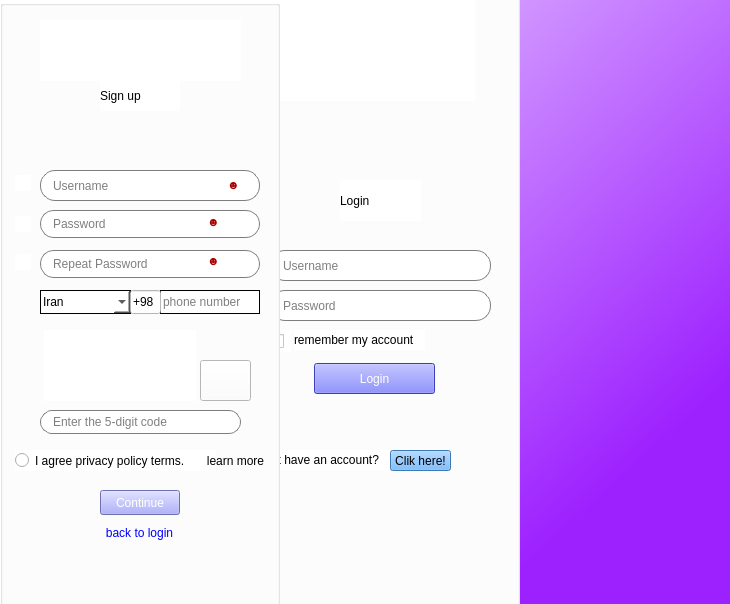
<?xml version="1.0" encoding="UTF-8"?>
<ui version="4.0">
 <class>login</class>
 <widget class="QMainWindow" name="login">
  <property name="geometry">
   <rect>
    <x>0</x>
    <y>0</y>
    <width>730</width>
    <height>604</height>
   </rect>
  </property>
  <property name="windowTitle">
   <string>MainWindow</string>
  </property>
  <property name="styleSheet">
   <string notr="true"/>
  </property>
  <widget class="QWidget" name="centralwidget">
   <widget class="QGraphicsView" name="graphicsView">
    <property name="geometry">
     <rect>
      <x>-20</x>
      <y>-30</y>
      <width>761</width>
      <height>691</height>
     </rect>
    </property>
    <property name="styleSheet">
     <string notr="true">background-color: qlineargradient(spread:reflect, x1:1, y1:1, x2:0, y2:0, stop:0.211538 rgba(157, 33, 255, 255), stop:1 rgba(255, 255, 255, 255));</string>
    </property>
    <property name="frameShape">
     <enum>QFrame::NoFrame</enum>
    </property>
    <property name="frameShadow">
     <enum>QFrame::Plain</enum>
    </property>
   </widget>
   <widget class="QGroupBox" name="groupBox_2">
    <property name="geometry">
     <rect>
      <x>0</x>
      <y>0</y>
      <width>280</width>
      <height>611</height>
     </rect>
    </property>
    <property name="styleSheet">
     <string notr="true">background-color: rgb(255, 255, 255);</string>
    </property>
    <property name="title">
     <string/>
    </property>
    <widget class="QLabel" name="label_3">
     <property name="geometry">
      <rect>
       <x>100</x>
       <y>80</y>
       <width>80</width>
       <height>31</height>
      </rect>
     </property>
     <property name="styleSheet">
      <string notr="true">font: 75 14pt &quot;MS Shell Dlg 2&quot;;
color: rgb(0, 0, 0);</string>
     </property>
     <property name="text">
      <string>Sign up</string>
     </property>
    </widget>
    <widget class="QLineEdit" name="lineEdit_3">
     <property name="geometry">
      <rect>
       <x>40</x>
       <y>170</y>
       <width>220</width>
       <height>31</height>
      </rect>
     </property>
     <property name="toolTip">
      <string>&lt;html&gt;&lt;head/&gt;&lt;body&gt;&lt;p&gt;username must not contain special symbol&lt;/p&gt;&lt;/body&gt;&lt;/html&gt;</string>
     </property>
     <property name="styleSheet">
      <string notr="true">color: rgb(0, 0, 0);
border-radius:15px;
border: 1px solid #7e7e7e;
padding-left:10px;</string>
     </property>
     <property name="text">
      <string/>
     </property>
     <property name="maxLength">
      <number>15</number>
     </property>
     <property name="placeholderText">
      <string>Username</string>
     </property>
    </widget>
    <widget class="QLabel" name="label_4">
     <property name="geometry">
      <rect>
       <x>44</x>
       <y>330</y>
       <width>152</width>
       <height>71</height>
      </rect>
     </property>
     <property name="styleSheet">
      <string notr="true">font: 15pt &quot;MS Shell Dlg 2&quot;;</string>
     </property>
     <property name="frameShape">
      <enum>QFrame::Box</enum>
     </property>
     <property name="frameShadow">
      <enum>QFrame::Sunken</enum>
     </property>
     <property name="lineWidth">
      <number>0</number>
     </property>
     <property name="midLineWidth">
      <number>0</number>
     </property>
     <property name="text">
      <string/>
     </property>
     <property name="indent">
      <number>-1</number>
     </property>
    </widget>
    <widget class="QLineEdit" name="lineEdit_5">
     <property name="geometry">
      <rect>
       <x>40</x>
       <y>410</y>
       <width>201</width>
       <height>24</height>
      </rect>
     </property>
     <property name="styleSheet">
      <string notr="true">color: rgb(0, 0, 0);
font: 9pt &quot;MS Shell Dlg 2&quot;;
color: rgb(0, 0, 0);
border-radius:12px;
border: 1px solid #7e7e7e;
padding-left:10px;</string>
     </property>
     <property name="maxLength">
      <number>5</number>
     </property>
     <property name="placeholderText">
      <string>Enter the 5-digit code</string>
     </property>
    </widget>
    <widget class="QPushButton" name="pushButton_4">
     <property name="geometry">
      <rect>
       <x>100</x>
       <y>490</y>
       <width>80</width>
       <height>25</height>
      </rect>
     </property>
     <property name="styleSheet">
      <string notr="true">background-color: rgb(152, 155, 247);
color: rgb(255, 255, 255);
font: 75 8pt &quot;MS Shell Dlg 2&quot;;
font: 9pt &quot;MS Shell Dlg 2&quot;;</string>
     </property>
     <property name="text">
      <string>Continue</string>
     </property>
    </widget>
    <widget class="QLineEdit" name="lineEdit_6">
     <property name="geometry">
      <rect>
       <x>160</x>
       <y>290</y>
       <width>100</width>
       <height>24</height>
      </rect>
     </property>
     <property name="styleSheet">
      <string notr="true">color: rgb(0, 0, 0);
border: 1px solid #000000;</string>
     </property>
     <property name="text">
      <string/>
     </property>
     <property name="maxLength">
      <number>10</number>
     </property>
     <property name="placeholderText">
      <string>phone number</string>
     </property>
    </widget>
    <widget class="QComboBox" name="comboBox">
     <property name="geometry">
      <rect>
       <x>40</x>
       <y>290</y>
       <width>91</width>
       <height>24</height>
      </rect>
     </property>
     <property name="cursor">
      <cursorShape>PointingHandCursor</cursorShape>
     </property>
     <property name="styleSheet">
      <string notr="true">border: 1px solid #000000;</string>
     </property>
     <property name="editable">
      <bool>true</bool>
     </property>
     <property name="maxCount">
      <number>11</number>
     </property>
     <item>
      <property name="text">
       <string comment="+98" extracomment="+98">Iran </string>
      </property>
     </item>
     <item>
      <property name="text">
       <string>China</string>
      </property>
     </item>
     <item>
      <property name="text">
       <string>USA</string>
      </property>
     </item>
     <item>
      <property name="text">
       <string>Canada</string>
      </property>
     </item>
     <item>
      <property name="text">
       <string>Egypt</string>
      </property>
     </item>
     <item>
      <property name="text">
       <string>Germany</string>
      </property>
     </item>
     <item>
      <property name="text">
       <string>India</string>
      </property>
     </item>
     <item>
      <property name="text">
       <string>Iraq</string>
      </property>
     </item>
     <item>
      <property name="text">
       <string>Japen</string>
      </property>
     </item>
     <item>
      <property name="text">
       <string>spain</string>
      </property>
     </item>
     <item>
      <property name="text">
       <string>Turkey</string>
      </property>
     </item>
    </widget>
    <widget class="QLabel" name="label_5">
     <property name="geometry">
      <rect>
       <x>15</x>
       <y>175</y>
       <width>16</width>
       <height>16</height>
      </rect>
     </property>
     <property name="styleSheet">
      <string notr="true">image: url(:/new/prefix1/OIP.jpg);</string>
     </property>
     <property name="text">
      <string/>
     </property>
    </widget>
    <widget class="QLineEdit" name="lineEdit_7">
     <property name="geometry">
      <rect>
       <x>130</x>
       <y>290</y>
       <width>31</width>
       <height>24</height>
      </rect>
     </property>
     <property name="styleSheet">
      <string notr="true">color: rgb(0, 0, 0);</string>
     </property>
     <property name="text">
      <string>+98</string>
     </property>
     <property name="maxLength">
      <number>5</number>
     </property>
    </widget>
    <widget class="QPushButton" name="pushButton_6">
     <property name="geometry">
      <rect>
       <x>200</x>
       <y>360</y>
       <width>51</width>
       <height>41</height>
      </rect>
     </property>
     <property name="styleSheet">
      <string notr="true">image: url(:/new/prefix1/re.png);
</string>
     </property>
     <property name="text">
      <string/>
     </property>
    </widget>
    <widget class="QLabel" name="label_10">
     <property name="geometry">
      <rect>
       <x>40</x>
       <y>20</y>
       <width>201</width>
       <height>61</height>
      </rect>
     </property>
     <property name="styleSheet">
      <string notr="true">image: url(:/new/prefix1/logo2.png);
color: rgb(255, 255, 255);
background-color: rgb(255, 255, 255);</string>
     </property>
     <property name="text">
      <string/>
     </property>
    </widget>
    <widget class="QLineEdit" name="lineEdit_8">
     <property name="geometry">
      <rect>
       <x>40</x>
       <y>210</y>
       <width>220</width>
       <height>28</height>
      </rect>
     </property>
     <property name="toolTip">
      <string>&lt;html&gt;&lt;head/&gt;&lt;body&gt;&lt;p&gt;username must contain special symbol&lt;/p&gt;&lt;/body&gt;&lt;/html&gt;</string>
     </property>
     <property name="styleSheet">
      <string notr="true">font: 8pt &quot;MS Shell Dlg 2&quot;;
color: rgb(0, 0, 0);
border-radius:14px;
border: 1px solid #7e7e7e;
padding-left:10px;</string>
     </property>
     <property name="maxLength">
      <number>14</number>
     </property>
     <property name="echoMode">
      <enum>QLineEdit::Password</enum>
     </property>
     <property name="placeholderText">
      <string>Password</string>
     </property>
    </widget>
    <widget class="QLabel" name="label_11">
     <property name="geometry">
      <rect>
       <x>15</x>
       <y>216</y>
       <width>16</width>
       <height>16</height>
      </rect>
     </property>
     <property name="styleSheet">
      <string notr="true">image: url(:/new/prefix1/lock.png);</string>
     </property>
     <property name="text">
      <string/>
     </property>
    </widget>
    <widget class="QPushButton" name="pushButton_7">
     <property name="geometry">
      <rect>
       <x>232</x>
       <y>216</y>
       <width>21</width>
       <height>16</height>
      </rect>
     </property>
     <property name="styleSheet">
      <string notr="true">image: url(:/new/prefix1/eye2.jpg);
border:none;</string>
     </property>
     <property name="text">
      <string/>
     </property>
    </widget>
    <widget class="QLineEdit" name="lineEdit_9">
     <property name="geometry">
      <rect>
       <x>40</x>
       <y>250</y>
       <width>220</width>
       <height>28</height>
      </rect>
     </property>
     <property name="toolTip">
      <string>&lt;html&gt;&lt;head/&gt;&lt;body&gt;&lt;p&gt;username must contain special symbol&lt;/p&gt;&lt;/body&gt;&lt;/html&gt;</string>
     </property>
     <property name="styleSheet">
      <string notr="true">font: 8pt &quot;MS Shell Dlg 2&quot;;
color: rgb(0, 0, 0);
border-radius:14px;
border: 1px solid #7e7e7e;
padding-left:10px;</string>
     </property>
     <property name="maxLength">
      <number>14</number>
     </property>
     <property name="echoMode">
      <enum>QLineEdit::Password</enum>
     </property>
     <property name="placeholderText">
      <string>Repeat Password</string>
     </property>
    </widget>
    <widget class="QLabel" name="label_12">
     <property name="geometry">
      <rect>
       <x>15</x>
       <y>254</y>
       <width>16</width>
       <height>16</height>
      </rect>
     </property>
     <property name="styleSheet">
      <string notr="true">image: url(:/new/prefix1/lock.png);</string>
     </property>
     <property name="text">
      <string/>
     </property>
    </widget>
    <widget class="QPushButton" name="pushButton_8">
     <property name="geometry">
      <rect>
       <x>232</x>
       <y>255</y>
       <width>21</width>
       <height>16</height>
      </rect>
     </property>
     <property name="styleSheet">
      <string notr="true">image: url(:/new/prefix1/eye2.jpg);
border:none;</string>
     </property>
     <property name="text">
      <string/>
     </property>
    </widget>
    <widget class="QPushButton" name="backlogin">
     <property name="geometry">
      <rect>
       <x>94</x>
       <y>520</y>
       <width>91</width>
       <height>25</height>
      </rect>
     </property>
     <property name="styleSheet">
      <string notr="true">color: rgb(0, 0, 255);
font: 75 9pt &quot;MS Shell Dlg 2&quot;;</string>
     </property>
     <property name="text">
      <string>back to login</string>
     </property>
     <property name="autoDefault">
      <bool>true</bool>
     </property>
     <property name="flat">
      <bool>true</bool>
     </property>
    </widget>
    <widget class="QRadioButton" name="radioButton">
     <property name="geometry">
      <rect>
       <x>15</x>
       <y>450</y>
       <width>201</width>
       <height>21</height>
      </rect>
     </property>
     <property name="text">
      <string>I agree privacy policy terms.</string>
     </property>
    </widget>
    <widget class="QPushButton" name="pushButton_9">
     <property name="geometry">
      <rect>
       <x>200</x>
       <y>447</y>
       <width>71</width>
       <height>28</height>
      </rect>
     </property>
     <property name="cursor">
      <cursorShape>PointingHandCursor</cursorShape>
     </property>
     <property name="styleSheet">
      <string notr="true">font: 8pt &quot;MS Shell Dlg 2&quot;;
</string>
     </property>
     <property name="text">
      <string>learn more</string>
     </property>
     <property name="autoDefault">
      <bool>false</bool>
     </property>
     <property name="default">
      <bool>false</bool>
     </property>
     <property name="flat">
      <bool>true</bool>
     </property>
    </widget>
    <widget class="QLabel" name="label_14">
     <property name="geometry">
      <rect>
       <x>207</x>
       <y>212</y>
       <width>21</width>
       <height>20</height>
      </rect>
     </property>
     <property name="styleSheet">
      <string notr="true">color: rgb(170, 0, 0);
font: 14pt &quot;MS Shell Dlg 2&quot;;</string>
     </property>
     <property name="text">
      <string>☻</string>
     </property>
    </widget>
    <widget class="QLabel" name="label_15">
     <property name="geometry">
      <rect>
       <x>207</x>
       <y>251</y>
       <width>22</width>
       <height>20</height>
      </rect>
     </property>
     <property name="styleSheet">
      <string notr="true">color: rgb(170, 0, 0);
font: 14pt &quot;MS Shell Dlg 2&quot;;</string>
     </property>
     <property name="text">
      <string>☻</string>
     </property>
    </widget>
    <widget class="QLabel" name="label_13">
     <property name="geometry">
      <rect>
       <x>227</x>
       <y>174</y>
       <width>21</width>
       <height>21</height>
      </rect>
     </property>
     <property name="styleSheet">
      <string notr="true">font: 13pt &quot;MS Shell Dlg 2&quot;;
color: rgb(170, 0, 0);
font: 13pt &quot;MS Shell Dlg 2&quot;;
</string>
     </property>
     <property name="text">
      <string>☻</string>
     </property>
    </widget>
    <zorder>lineEdit_8</zorder>
    <zorder>label_3</zorder>
    <zorder>lineEdit_3</zorder>
    <zorder>label_4</zorder>
    <zorder>lineEdit_5</zorder>
    <zorder>pushButton_4</zorder>
    <zorder>lineEdit_6</zorder>
    <zorder>comboBox</zorder>
    <zorder>label_5</zorder>
    <zorder>lineEdit_7</zorder>
    <zorder>pushButton_6</zorder>
    <zorder>label_10</zorder>
    <zorder>label_11</zorder>
    <zorder>pushButton_7</zorder>
    <zorder>lineEdit_9</zorder>
    <zorder>label_12</zorder>
    <zorder>pushButton_8</zorder>
    <zorder>backlogin</zorder>
    <zorder>radioButton</zorder>
    <zorder>pushButton_9</zorder>
    <zorder>label_14</zorder>
    <zorder>label_15</zorder>
    <zorder>label_13</zorder>
   </widget>
   <widget class="QGroupBox" name="groupBox">
    <property name="geometry">
     <rect>
      <x>240</x>
      <y>-20</y>
      <width>280</width>
      <height>661</height>
     </rect>
    </property>
    <property name="styleSheet">
     <string notr="true">background-color: rgb(255, 255, 255);
</string>
    </property>
    <property name="title">
     <string/>
    </property>
    <widget class="QLabel" name="label">
     <property name="geometry">
      <rect>
       <x>100</x>
       <y>200</y>
       <width>81</width>
       <height>41</height>
      </rect>
     </property>
     <property name="styleSheet">
      <string notr="true">font: 75 16pt &quot;MS Shell Dlg 2&quot;;
color: rgb(0, 0, 0);</string>
     </property>
     <property name="frameShape">
      <enum>QFrame::NoFrame</enum>
     </property>
     <property name="text">
      <string>Login</string>
     </property>
    </widget>
    <widget class="QLineEdit" name="lineEdit">
     <property name="geometry">
      <rect>
       <x>30</x>
       <y>270</y>
       <width>221</width>
       <height>31</height>
      </rect>
     </property>
     <property name="toolTip">
      <string/>
     </property>
     <property name="styleSheet">
      <string notr="true">color: rgb(0, 0, 0);
border-radius:15px;
border: 1px solid #7e7e7e;
padding-left:10px;</string>
     </property>
     <property name="text">
      <string/>
     </property>
     <property name="maxLength">
      <number>15</number>
     </property>
     <property name="placeholderText">
      <string>Username</string>
     </property>
    </widget>
    <widget class="QLineEdit" name="lineEdit_2">
     <property name="geometry">
      <rect>
       <x>30</x>
       <y>310</y>
       <width>221</width>
       <height>31</height>
      </rect>
     </property>
     <property name="styleSheet">
      <string notr="true">color: rgb(0, 0, 0);
border-radius:15px;
border: 1px solid #7e7e7e;;
padding-left:10px;
</string>
     </property>
     <property name="text">
      <string/>
     </property>
     <property name="maxLength">
      <number>7</number>
     </property>
     <property name="echoMode">
      <enum>QLineEdit::Password</enum>
     </property>
     <property name="placeholderText">
      <string>Password</string>
     </property>
    </widget>
    <widget class="QPushButton" name="pushButton_2">
     <property name="geometry">
      <rect>
       <x>74</x>
       <y>383</y>
       <width>121</width>
       <height>31</height>
      </rect>
     </property>
     <property name="styleSheet">
      <string notr="true">
font: 75 10pt &quot;MS Shell Dlg 2&quot;;
color: rgb(255, 255, 255);
background-color: rgb(85, 88, 255);
</string>
     </property>
     <property name="text">
      <string>Login</string>
     </property>
    </widget>
    <widget class="QLabel" name="label_2">
     <property name="geometry">
      <rect>
       <x>10</x>
       <y>470</y>
       <width>141</width>
       <height>20</height>
      </rect>
     </property>
     <property name="styleSheet">
      <string notr="true">
color: rgb(0, 0, 0);
font: 7pt &quot;MS Shell Dlg 2&quot;;</string>
     </property>
     <property name="text">
      <string> Don't have an account?</string>
     </property>
    </widget>
    <widget class="QPushButton" name="pushButton_3">
     <property name="geometry">
      <rect>
       <x>150</x>
       <y>470</y>
       <width>61</width>
       <height>21</height>
      </rect>
     </property>
     <property name="styleSheet">
      <string notr="true">color: rgb(0, 0, 0);
background-color: rgb(85, 170, 255);
font: 8pt &quot;MS Shell Dlg 2&quot;;</string>
     </property>
     <property name="text">
      <string>Clik here!</string>
     </property>
    </widget>
    <widget class="QLabel" name="label_8">
     <property name="geometry">
      <rect>
       <x>10</x>
       <y>277</y>
       <width>16</width>
       <height>16</height>
      </rect>
     </property>
     <property name="styleSheet">
      <string notr="true">image: url(:/new/prefix1/OIP.jpg);</string>
     </property>
     <property name="text">
      <string/>
     </property>
    </widget>
    <widget class="QLabel" name="label_9">
     <property name="geometry">
      <rect>
       <x>10</x>
       <y>317</y>
       <width>16</width>
       <height>16</height>
      </rect>
     </property>
     <property name="styleSheet">
      <string notr="true">image: url(:/new/prefix1/lock.png);</string>
     </property>
     <property name="text">
      <string/>
     </property>
    </widget>
    <widget class="QPushButton" name="pushButton">
     <property name="geometry">
      <rect>
       <x>223</x>
       <y>316</y>
       <width>20</width>
       <height>20</height>
      </rect>
     </property>
     <property name="styleSheet">
      <string notr="true">image: url(:/new/prefix1/eye2.jpg);
border:none;</string>
     </property>
     <property name="text">
      <string/>
     </property>
    </widget>
    <widget class="QLabel" name="label_6">
     <property name="geometry">
      <rect>
       <x>34</x>
       <y>10</y>
       <width>201</width>
       <height>111</height>
      </rect>
     </property>
     <property name="styleSheet">
      <string notr="true">image: url(:/new/prefix1/logo2.png);
color: rgb(255, 255, 255);
background-color: rgb(255, 255, 255);</string>
     </property>
     <property name="text">
      <string/>
     </property>
    </widget>
    <widget class="QLabel" name="label_7">
     <property name="geometry">
      <rect>
       <x>54</x>
       <y>350</y>
       <width>131</width>
       <height>20</height>
      </rect>
     </property>
     <property name="styleSheet">
      <string notr="true">font: 8pt &quot;MS Shell Dlg 2&quot;;
color: rgb(0, 0, 0);
font: 75 8pt &quot;MS Shell Dlg 2&quot;;</string>
     </property>
     <property name="text">
      <string>remember my account</string>
     </property>
    </widget>
    <widget class="QCheckBox" name="checkBox">
     <property name="geometry">
      <rect>
       <x>30</x>
       <y>350</y>
       <width>21</width>
       <height>22</height>
      </rect>
     </property>
     <property name="text">
      <string/>
     </property>
    </widget>
    <zorder>lineEdit_2</zorder>
    <zorder>label</zorder>
    <zorder>lineEdit</zorder>
    <zorder>pushButton_2</zorder>
    <zorder>label_2</zorder>
    <zorder>pushButton_3</zorder>
    <zorder>label_8</zorder>
    <zorder>label_9</zorder>
    <zorder>pushButton</zorder>
    <zorder>label_6</zorder>
    <zorder>label_7</zorder>
    <zorder>checkBox</zorder>
   </widget>
   <zorder>graphicsView</zorder>
   <zorder>groupBox</zorder>
   <zorder>groupBox_2</zorder>
  </widget>
 </widget>
 <resources/>
 <connections>
  <connection>
   <sender>pushButton_3</sender>
   <signal>clicked()</signal>
   <receiver>groupBox_2</receiver>
   <slot>show()</slot>
   <hints>
    <hint type="sourcelabel">
     <x>541</x>
     <y>340</y>
    </hint>
    <hint type="destinationlabel">
     <x>270</x>
     <y>253</y>
    </hint>
   </hints>
  </connection>
 </connections>
</ui>
